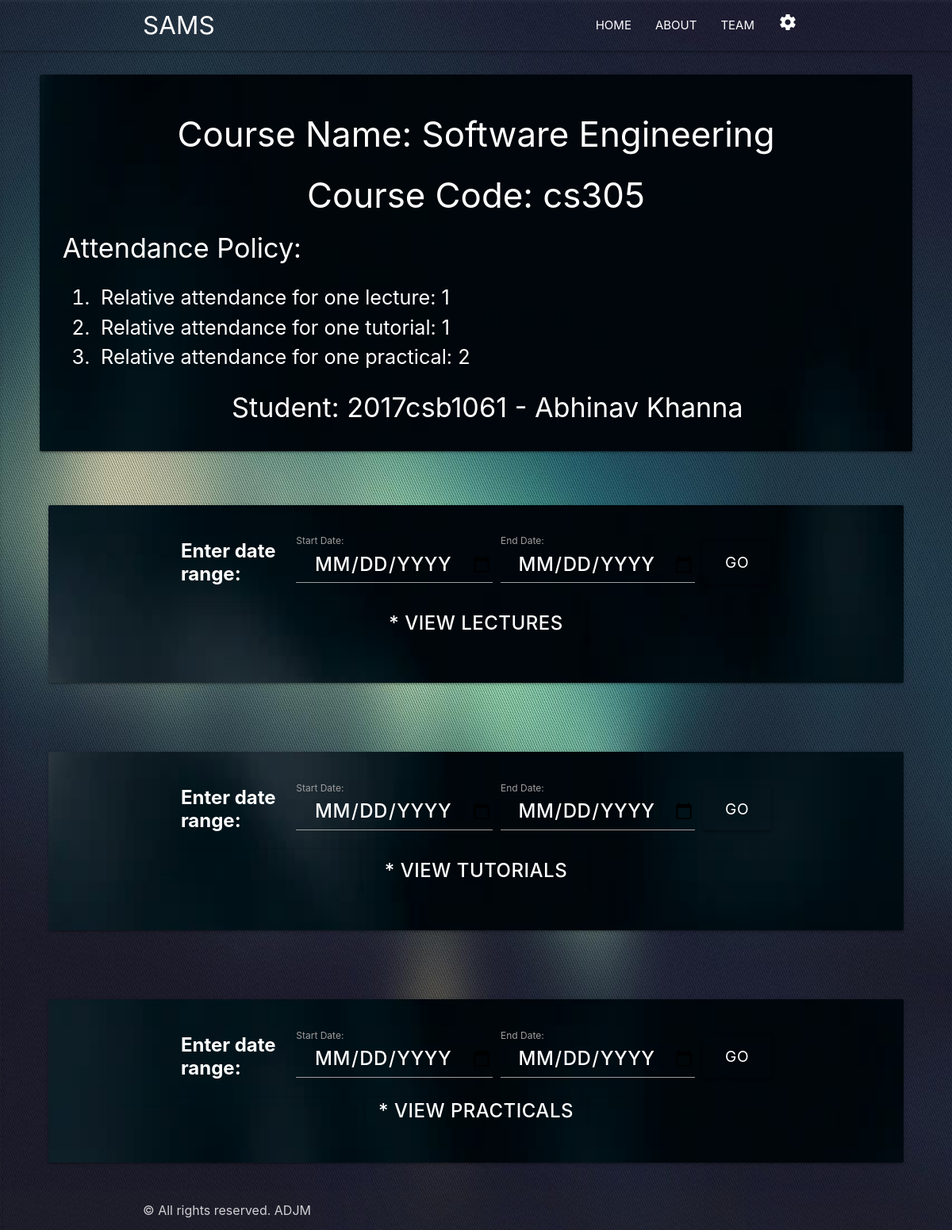
Page /db/view_student_attendance_details_in_a_course/2/1/ (signed in) on the committed database.
### database_manager/models.py (models this page shows, shortened)
class Course(models.Model):
    name = models.CharField(max_length=80)
    code = models.CharField(max_length=10, unique=True)
    relative_attendance_for_one_lecture = models.IntegerField()
    relative_attendance_for_one_tutorial = models.IntegerField()
    relative_attendance_for_one_practical = models.IntegerField()
    instructors = models.ManyToManyField(Instructor)
    teaching_assistants = models.ManyToManyField(TeachingAssistant, blank=True)
    registered_students = models.ManyToManyField(Student, blank=True)

class Student(models.Model):
    user = models.OneToOneField(settings.AUTH_USER_MODEL, on_delete=models.CASCADE)
    entry_number = models.CharField(max_length=15, unique=True)
    def __str__(self):
        return str(self.entry_number) + ' - ' + self.user.get_full_name()

class User(AbstractBaseUser, PermissionsMixin):
    username_validator = UnicodeUsernameValidator()
    first_name = models.CharField(_('first name'), max_length=30, blank=True)
    last_name = models.CharField(_('last name'), max_length=150, blank=True)
    email = models.EmailField(_('email address'), unique=True)
    is_staff = models.BooleanField(
        _('staff status'),
        default=False,
        help_text=_('Designates whether the user can log into this admin site.'),
    )
    is_active = models.BooleanField(
        _('active'),
        default=True,
        help_text=_(
            'Designates whether this user should be treated as active. '
            'Unselect this instead of deleting accounts.'
        ),
    )
    date_joined = models.DateTimeField(_('date joined'), default=timezone.now)
    objects = UserManager()
    EMAIL_FIELD = 'email'
    USERNAME_FIELD = 'email'
    REQUIRED_FIELDS = []
    class Meta:
        verbose_name = _('user')
        verbose_name_plural = _('users')
    def get_full_name(self):
        full_name = '%s %s' % (self.first_name, self.last_name)
        return full_name.strip()

### database_manager/views.py (the view, shortened to what this page needs)
# urls.py: path('view_student_attendance_details_in_a_course/<int:course_id>/<int:student_id>/', views.view_student_attendance_details_in_a_course, name='view_student_attendance_details_in_a_course'),
@login_required
@permission_required('database_manager.view_course', raise_exception=True)
def view_student_attendance_details_in_a_course(request, course_id, student_id):
    related_course = get_object_or_404(Course, id=course_id)
    related_student = get_object_or_404(Student, id=student_id)
    lectures = ClassEvent.objects.filter(course=related_course, class_event_type='L')
    tutorials = ClassEvent.objects.filter(
        course=related_course, class_event_type='T')
    practicals = ClassEvent.objects.filter(
        course=related_course, class_event_type='P')
    context = {'related_course': related_course, 'related_student': related_student,
               'lectures': lectures, 'tutorials': tutorials, 'practicals': practicals}
    return render(request, 'database_manager/view_student_attendance_details_in_a_course.html', context)

### database_manager/models.py (called while the page is built)
    def __str__(self):
        return self.user.email

### database_manager/templates/database_manager/view_student_attendance_details_in_a_course.html (shortened to what this page needs)
{% extends 'base_generic.html' %} {% load static %} {% block content %}
<div style="margin-left: 50px; margin-right: 50px; margin-top:30px;">
    <div class="card hoverable back-image-class">
        <div class="class-content">
            <br>
            <h3 class="center">Course Name: {{ related_course.name }}</h3>
            <h3 class="center">Course Code: {{ related_course.code }}</h3>
            <h4>&nbsp;&nbsp;&nbsp;Attendance Policy:</h4>
            <ol class="flow-text white-text" style="margin-left: 30px">
                <li>&nbsp;Relative attendance for one lecture: {{ related_course.relative_attendance_for_one_lecture }}</li>
                <li>&nbsp;Relative attendance for one tutorial: {{ related_course.relative_attendance_for_one_tutorial }}</li>
                <li>&nbsp;Relative attendance for one practical: {{ related_course.relative_attendance_for_one_practical }}</li>
            </ol>
            <h4 class="center">&nbsp;&nbsp;&nbsp;Student: {{ related_student }}</h4><br>
        </div>
    </div>
</div>
<div class="row">
    <div class="col l12 m12 s12">
        <div style="margin-left: 50px; margin-right: 50px; margin-top:30px;">
            <div class="card hoverable back-image-class">
                <div class="class-content">
                    <br>
                    <div class="container">
                        <table class="responsive-table">
                            <tr>
                                <td><b class="center white-text" style="font-size: x-large;">Enter date range:</b></td>
                                <td><label for="start">Start Date:</label>
                                    <input type="date" id="start_lec" name="start date" class="white-text btn-large" style="background-color: transparent; font-size: x-large; font-weight: 500;" /></td>
                                <td><label for="end">End Date:</label>
                                    <input type="date" id="end_lec" name="end date" class="white-text btn-large" style="background-color: transparent; font-size: x-large; font-weight: 500;" /></td>
                                <td>
                                    <input type="button" onclick="date_range('lecture')" value="GO" class="btn-large tooltipped" data-tooltip="Click to View" data-position="right" style="background-color: transparent; font-size: larger;">
                                </td>
                            </tr>
                        </table>
                    </div>
                    <div class="center" style="overflow: hidden;">
                        <input type="button" onclick="myFunction('lecture')" class="btn-large white-text" style="background-color: transparent; font-size: x-large; font-weight: 500;" value="* view lectures" id="lecture_button" />
                    </div>
                    <br>
                </div>
            </div>
        </div>
    </div>
</div>
<div class="row">
    <div class="col l12 m12 s12">
        <div style="margin-left: 50px; margin-right: 50px; margin-top:30px;">
            <div class="card hoverable back-image-class">
                <div class="class-content">
                    <br>
                    <div class="container">
                        <table class="responsive-table">
                            <tr>
                                <td><b class="center white-text" style="font-size: x-large;">Enter date range:</b></td>
                                <td><label for="start">Start Date:</label>
                                    <input type="date" id="start_tut" name="start date" class="white-text btn-large" style="background-color: transparent; font-size: x-large; font-weight: 500;" /></td>
                                <td><label for="end">End Date:</label>
                                    <input type="date" id="end_tut" name="end date" class="white-text btn-large" style="background-color: transparent; font-size: x-large; font-weight: 500;" /></td>
                                <td>
                                    <input type="button" onclick="date_range('tutorial')" value="GO" class="btn-large tooltipped" data-tooltip="Click to View" data-position="right" style="background-color: transparent; font-size: larger;">
                                </td>
                            </tr>
                        </table>
                    </div>
                    <div class="center" style="overflow: hidden;">
                        <input type="button" onclick="myFunction('tutorial')" class="btn-large white-text" style="background-color: transparent; font-size: x-large; font-weight: 500;" value="* view tutorials" id="tutorial_button" />
                    </div>
                    <br>
                </div>
            </div>
        </div>
    </div>
</div>
<div class="row">
    <div class="col l12 m12 s12">
        <div style="margin-left: 50px; margin-right: 50px; margin-top:30px;">
            <div class="card hoverable back-image-class">
                <div class="class-content">
                    <br>
                    <div class="container">
                        <table class="responsive-table">
                            <tr>
                                <td><b class="center white-text" style="font-size: x-large;">Enter date range:</b></td>
                                <td><label for="start">Start Date:</label>
                                    <input type="date" id="start_prac" name="start date" class="white-text btn-large" style="background-color: transparent; font-size: x-large; font-weight: 500;" /></td>
                                <td><label for="end">End Date:</label>
                                    <input type="date" id="end_prac" name="end date" class="white-text btn-large" style="background-color: transparent; font-size: x-large; font-weight: 500;" /></td>
                                <td>
                                    <input type="button" onclick="date_range('practical')" value="GO" class="btn-large tooltipped" data-tooltip="Click to View" data-position="right" style="background-color: transparent; font-size: larger;">
                                </td>
                            </tr>
                        </table>
                    </div>
                    <div class="center" style="overflow: hidden;">
                        <input type="button" onclick="myFunction('practical')" class="btn small white-text" style="background-color: transparent; font-size: x-large; font-weight: 500;" value="* view practicals" id="practical_button" />
                    </div>
                    <br>
                </div>
            </div>
        </div>
    </div>
</div>
{% endblock %}

### rows in the picture
Course: name "Software Engineering", code "cs305", relative_attendance_for_one_lecture "1", relative_attendance_for_one_tutorial "1", relative_attendance_for_one_practical "2"
Student: entry_number+user "2017csb1061 - Abhinav Khanna"
